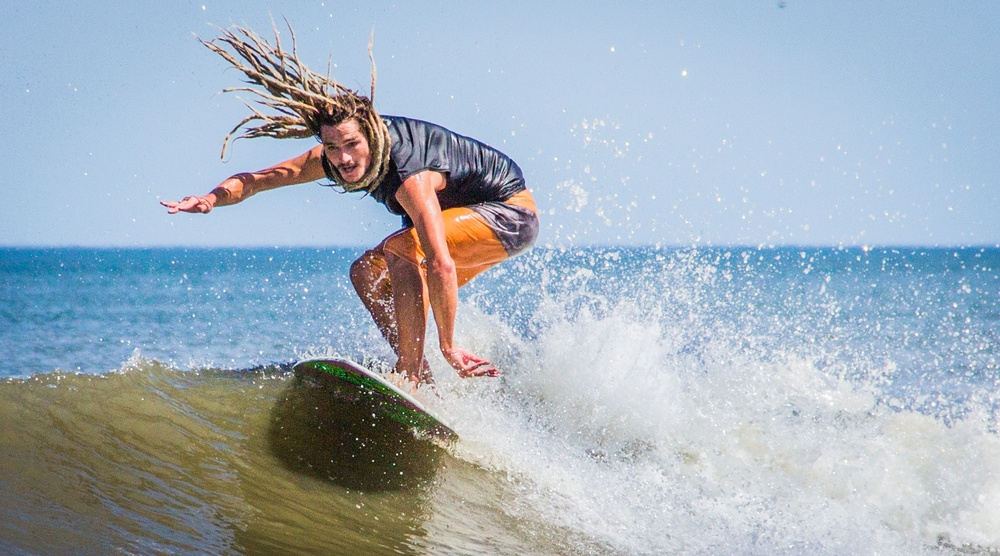
%> input picture surfer.jpg, 1000 x 556 px, shrunk from 1950 x 1084 before the run
$ octave --eval "result = specialSharpen(rgb2gray(imread('../surfer.jpg')));"   (GNU Octave 9; MATLAB toolbox functions it lacks are replaced by stand-ins)
%> lines starting %> are read from the running program, lines starting %| are printed output that depends on the picture; in (x1, y1, x2, y2) boxes, pixels count from 0 and x2, y2 are one past the last pixel; in counts of white or black regions, pixels touching at a corner belong together; the program's own positions count from 1
### utilities/fun_CIT2.m
function J = fun_CIT(I, stretchTol, tileSize, CLim, exp_nBins)

% The first parameter is the image, which should be in 16 bit unsigned int format.
%
% The second parameter is the stretch tolerance, which is a value from
% 1-100 usually 1-5.  This help to avoid outlier pixel values from
% influencing the histogram equalization.
%
% The third parameter is the tile size
%
% The fourth parameter is the clip limit.  It is best to look at the
% “adapthisteq” built-in function to understand this parameter.  The clip
% limit is 10^x, where x is the input parameter.
%
% The fifth parameter is the number of bins used in the histograms.  The
% number of bins is 2^x, where x is the input parameter.
%
% In general, the “adapthisteq” function help will be useful for default
% parameter selection.

if abs(max(I(:))) <= 1
    I = im2uint16(I);
elseif abs(max(I(:))) < 2^16
    I = uint16(I);
end

M = max(round(size(I,1)/tileSize),2);
N = max(round(size(I,2)/tileSize),2);
% CLim = 10^exp_CLim;
nBins = 2^exp_nBins;

stretchLim = stretchlim(I, [stretchTol 1-stretchTol]);

IO = imadjust(I, stretchLim, []);


I_adapthisteq = adapthisteq(IO, 'NumTiles', [M N],...
                'NBins', nBins ,...
                'ClipLimit', CLim);

J = single(I_adapthisteq);

### utilities/specialSharpen.m
function I = specialSharpen(I,alpha)

I = I/max(I(:));
% parameters for histogram equalization
tileSize = 8;
stretchTol = 0.00;
nBins = 7;
Clim = -4;
I = fun_CIT2(I,stretchTol,tileSize,Clim,nBins);
I = I/max(I(:));

if nargin<2, alpha = 2; end
T = [0 -1 0; -1 4 -1; 0 -1 0]; % negative laplacian operator
I = I + alpha*imfilter(I,T,'replicate');

filt = 1 + alpha*abs(fft2(T,size(I,1),size(I,2)));
sigma = 2;
sigmaPSD = (sigma)^2*abs(filt).^2;
I = BM3D(I,sigmaPSD);
%> in specialSharpen, `I = I/max(I(:));`:
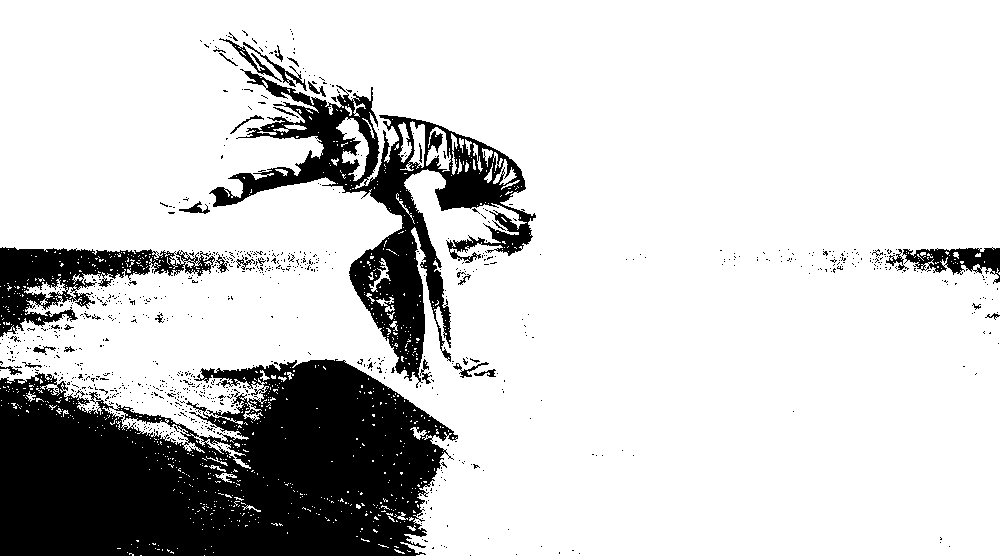
%> I: size 556x1000 uint8; values 0 (black) and 1 (white), 81.2% white; 905 black regions (867 under 20 px), largest, box (x1, y1, x2, y2) and area: (0, 359, 458, 556) 67233, (209, 69, 536, 388) 23664, (0, 247, 215, 337) 7360
%> in fun_CIT, `stretchLim = stretchlim(I, [stretchTol 1-stretchTol]);`: stretchLim = [0; 0.00392]
%> in fun_CIT, `I_adapthisteq = adapthisteq(IO, 'NumTiles', [M N], 'NBins', nBins , 'C..`:
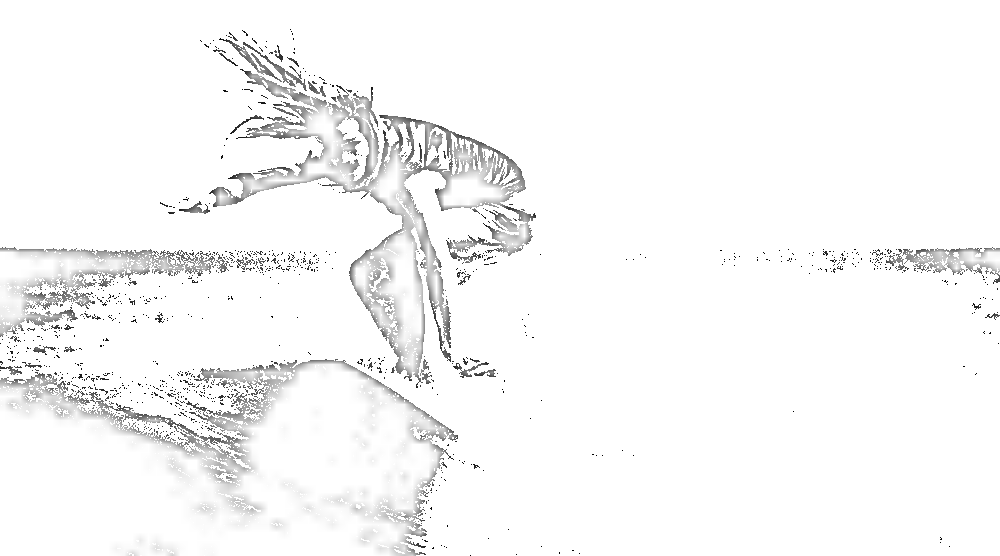
%> I_adapthisteq: size 556x1000 uint16; min 0, max 65535, mean 63636.4; drawn with min black and max white
%> in specialSharpen, `I = I + alpha*imfilter(I,T,'replicate');`:
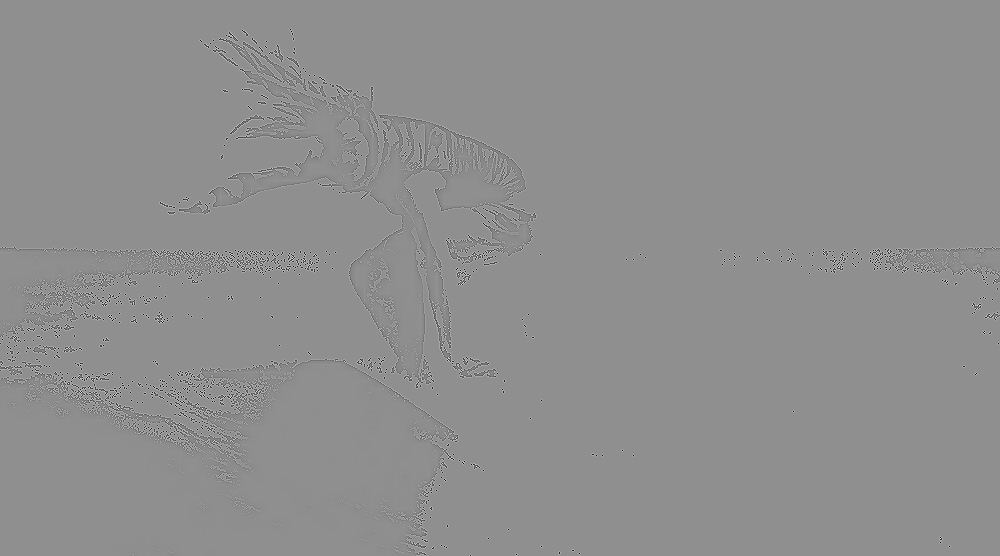
%> I: size 556x1000 single; min -8, max 8.03, mean 0.971; drawn with min black and max white
%> (the run ends here)
